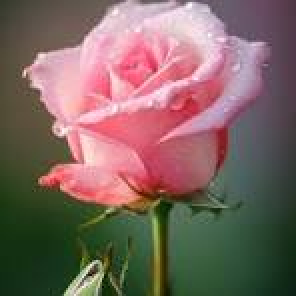
#> input picture assignment/flower/flower22.jfif, 148 x 148 px (shown 2 times larger)
$ python assignment.py
#> lines starting #> are read from the running program, lines starting #| are printed output that depends on the picture
import os
import random
import numpy as np
from skimage import io
from skimage.feature import local_binary_pattern
from skimage.color import rgb2gray
from scipy.spatial.distance import euclidean
import matplotlib.pyplot as plt

# Define classes
categories = {
    'group1': 'fruit',
    'group2': 'flower',
    'group3': 'nature'
}

#  load a specific image from classes
def get_image_by_name(category, file_name):
#> called with category = 'group2', file_name = 'flower22.jfif'
    file_path = os.path.join(categories[category], file_name)
    image = io.imread(file_path)
#> image is the input picture: shape (148, 148, 3); mean R, G, B 125.7, 102.3, 96.7
    return image, file_path

#  load a random image from classes
def random_image(category):
    image_list = os.listdir(categories[category])
    selected_file = random.choice(image_list)
    img_path = os.path.join(categories[category], selected_file)
    img = io.imread(img_path)
    return img, img_path

# Extract LBP features
def compute_lbp_features(img, points=8, radius=1):
    gray_image = rgb2gray(img)
    normalized_image = (gray_image * 255).astype(np.uint8)
    lbp_image = local_binary_pattern(normalized_image, points, radius, method='uniform')
    histogram, _ = np.histogram(lbp_image.ravel(), bins=np.arange(0, points + 3), range=(0, points + 2))
    histogram = histogram.astype("float")
    histogram /= histogram.sum()
    return histogram, lbp_image

#  first image
first_group = 'group2'  # Flower category
first_file = 'flower22.jfif'  # Specific image
img1, img1_path = get_image_by_name(first_group, first_file)
#> img1_path = 'flower/flower22.jfif'
hist1, lbp1 = compute_lbp_features(img1)
#> in compute_lbp_features, `gray_image = rgb2gray(img)`:
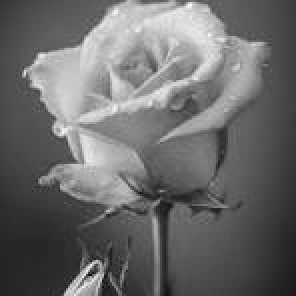
#> gray_image: shape (148, 148) float64 (shown 2 times larger); min 0.0309, max 0.989, mean 0.419
#> in compute_lbp_features, `lbp_image = local_binary_pattern(normalized_image, points, radius, met..`:
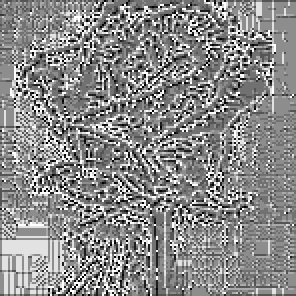
#> lbp_image: shape (148, 148) float64 (shown 2 times larger); min 0, max 9, mean 4.89; drawn with min black and max white
#> in compute_lbp_features, `histogram, _ = np.histogram(lbp_image.ravel(), bins=np.arange(0, point..`: histogram = [642, 1076, 739, 2799, 4531, 5058, 1814, 1643, 1970, 1632]
#> in compute_lbp_features, `histogram /= histogram.sum()`: histogram = [0.0293, 0.0491, 0.0337, 0.128, 0.207, 0.231, 0.0828, 0.075, 0.0899, 0.0745]
#> hist1 has the same summary as histogram in compute_lbp_features

# Load a random image
other_groups = list(set(categories.keys()) - {first_group})
second_group = random.choice(other_groups)
img2, img2_path = random_image(second_group)
#> (the run stopped early here; a loop or call above may not have finished)
